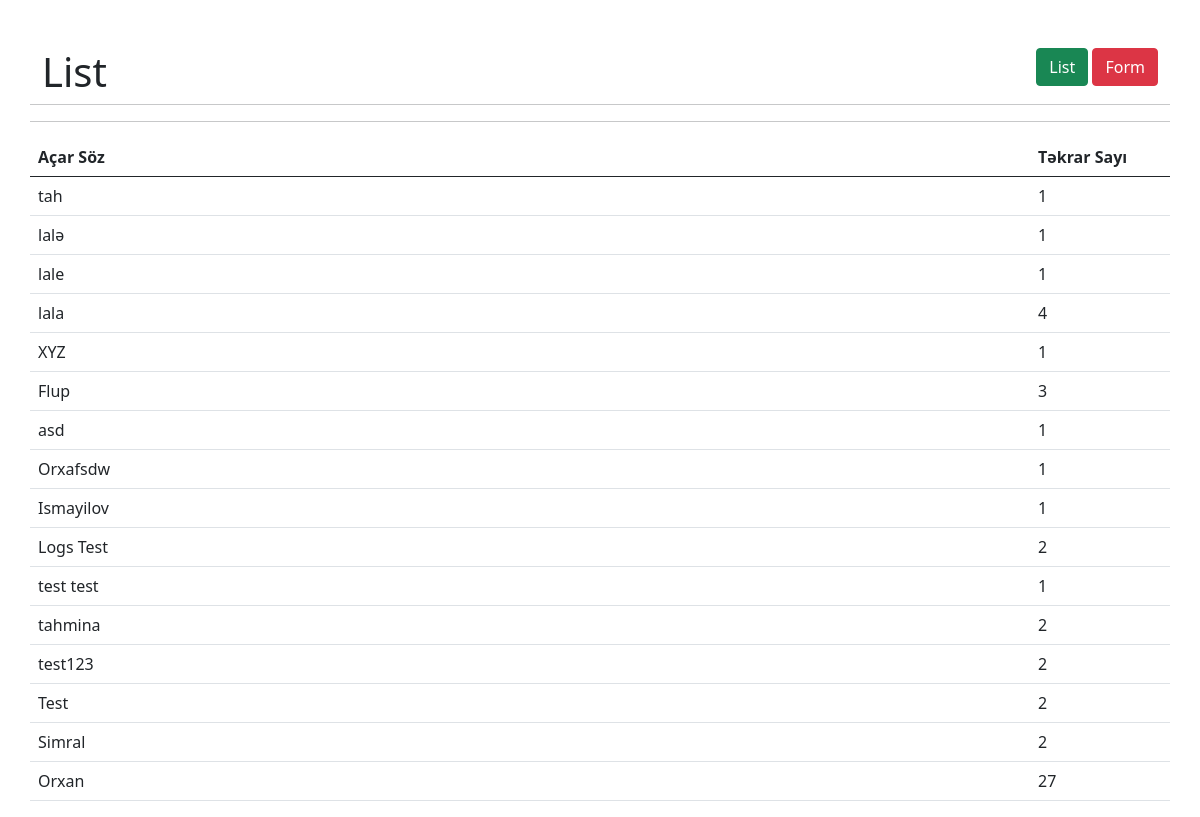
Page /index.php/form/logs on the committed database.
### tables this page shows
CREATE TABLE `logs` (
  `id` int(11) NOT NULL,
  `keywords` varchar(255) NOT NULL,
  `updated_at` datetime DEFAULT NULL ON UPDATE current_timestamp(),
  `deleted_at` datetime DEFAULT NULL,
  `created_at` datetime DEFAULT current_timestamp()
);

### application/controllers/Form.php (called while the page is built, shortened)
<?php
class Form extends CI_Controller {
		public function logs()
    {
        $this->load->model(['LogsModel']);
        $data['logs'] = $this->LogsModel->getLogs();
        $this->load->view('logs', $data);
    }
}

### index.php (called while the page is built, shortened)
<?php
require_once BASEPATH.'core/CodeIgniter.php';

### application/models/LogsModel.php (called while the page is built, shortened)
<?php
class LogsModel extends CI_Model
{
    function getLogs()
    {
        $query = $this->db->query("
            SELECT *, COUNT(1) as keywords_count FROM logs
            WHERE deleted_at IS NULL
            GROUP BY keywords
            ORDER BY id DESC
            ");
        return $query->result();
    }
}
?>

### application/views/logs.php (the view, shortened to what this page needs)
<?php require_once APPPATH . 'views/layouts/header.php'; ?>
<div class="d-flex justify-content-between">
    <h1>List</h1>
    <div class="d-flex justify-content-between">
      <div>
        <a href="<?= base_url('/list') ?>" class="btn btn-success" name="">List</a>
        <a href="<?= base_url('/') ?>" class="btn btn-danger" name="">Form</a>
      </div>
    </div>
</div>
<hr>
<hr>
<table class="table">
    <thead>
    <tr>
        <th  style="width:1000px" scope="col">Açar Söz</th>
        <th  scope="col">Təkrar Sayı</th>
    </tr>
    </thead>
    <tbody>
    <?php
 if (isset($logs) && count($logs) > 0) {
     foreach ($logs as $log) {
         ?>
         <tr>
             <td><?= $log->keywords ?></td>
             <td><?= $log->keywords_count ?></td>
         </tr>
         <?php
     }
 }
 ?>
 </tbody>
</table>
<?php require_once APPPATH . 'views/layouts/footer.php'; ?>

### application/views/layouts/header.php (shortened to what this page needs)
<html lang="en">
  <head>
    <link href="https://cdn.jsdelivr.net/npm/bootstrap@5.0.2/dist/css/bootstrap.min.css" rel="stylesheet">
  </head>
  <body>
    <div class="container mt-5">
      <div class="row">

### application/views/layouts/footer.php (shortened to what this page needs)
</div>
</div>
</body>
</html>

### rows in the picture
logs: keywords "tah", keywords_count "1"
logs: keywords "lalə", keywords_count "1"
logs: keywords "lale", keywords_count "1"
logs: keywords "lala", keywords_count "4"
logs: keywords "XYZ", keywords_count "1"
logs: keywords "Flup", keywords_count "3"
logs: keywords "asd", keywords_count "1"
logs: keywords "Orxafsdw", keywords_count "1"
logs: keywords "Ismayilov", keywords_count "1"
logs: keywords "Logs Test", keywords_count "2"
logs: keywords "test test", keywords_count "1"
logs: keywords "tahmina", keywords_count "2"
logs: keywords "test123", keywords_count "2"
logs: keywords "Test", keywords_count "2"
logs: keywords "Simral", keywords_count "2"
logs: keywords "Orxan", keywords_count "27"
